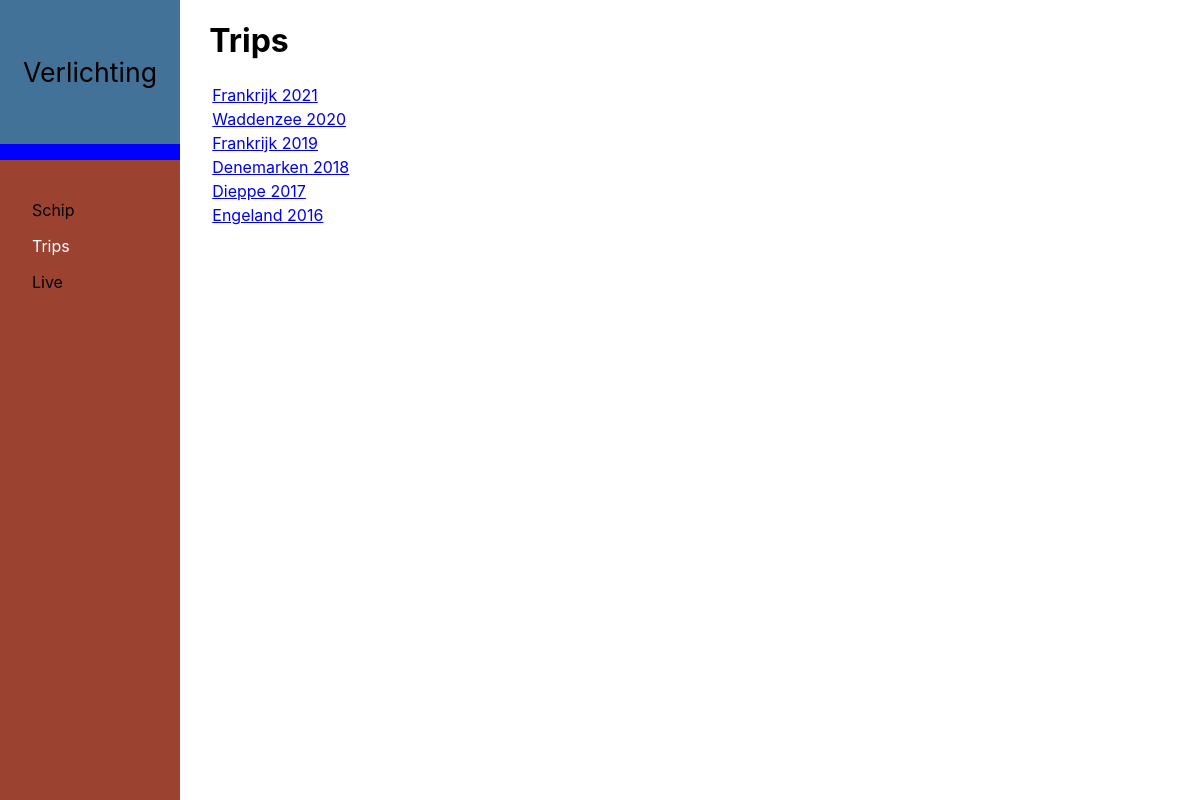
Page /trips/ on the earlier database version.
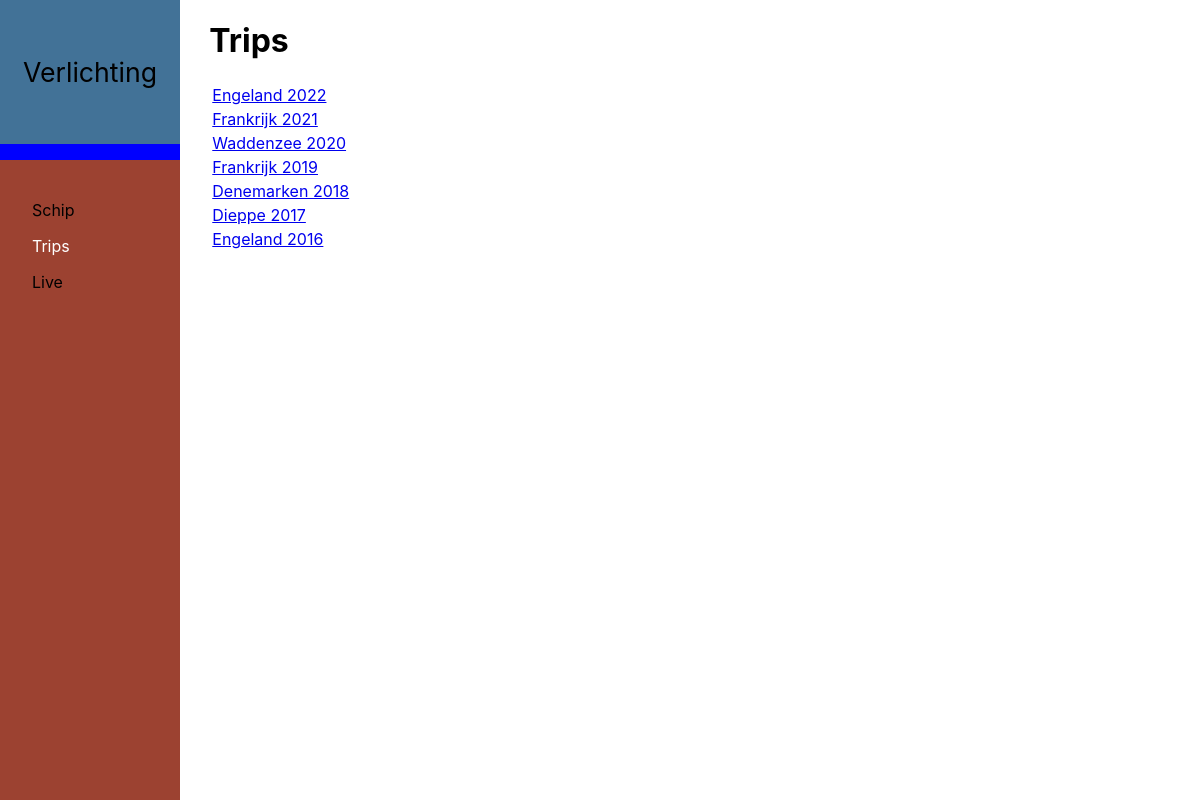
Same page on the later database version.
### tables this page shows
CREATE TABLE "trips" (
	"name"	TEXT NOT NULL UNIQUE,
	"label"	TEXT NOT NULL,
	"coordinates"	BLOB NOT NULL,
	"stops"	BLOB NOT NULL,
	"year"	INTEGER NOT NULL
);

### app.py (the view)
@app.route('/trips/')
def trips():
    return render_template('trips.html', active_page='trips', trips=query_db('SELECT * FROM trips ORDER BY year DESC '))

### app.py (called while the page is built)
def get_db():
    db = getattr(g, '_database', None)
    if db is None:
        db = g._database = sqlite3.connect(DATABASE)
    db.row_factory = sqlite3.Row
    return db

def query_db(query, args=(), one=False):
    cur = get_db().execute(query, args)
    rv = cur.fetchall()
    cur.close()
    return (rv[0] if rv else None) if one else rv

### templates/trips.html
{% extends 'base.html' %}
{% block text %}
<h1>Trips</h1>
	<table>
		<tbody>
			{% for trip in trips %}
			<tr>
				<td><a href="/trips/{{ trip['name'] }}">{{ trip['label'] }}</a></td>
			</tr>
			{% endfor %}
		</tbody>
	</table>
{% endblock %}

### templates/base.html (shortened to what this page needs)
<!DOCTYPE html>
<html>
<head>
	<link rel="stylesheet" type="text/css" href="/static/base_style.css">
</head>
<body>
<div class="home">Verlichting</div>
<div class="divider"></div>
<div class="navbar">
	<a id="about" href="/schip/" style="color: {% if active_page == 'schip' %}white{% else %}black{% endif %};">Schip</a>
	<a id="trips" href="/trips/" style="color: {% if active_page == 'trips' %}white{% else %}black{% endif %};">Trips</a>
	<a id="location" href="/live/" style="color: {% if active_page == 'live' %}white{% else %}black{% endif %};">Live</a>
</div>
<div class="text">
{% block text %}
{% endblock %}
</div>
</body>
</html>

### static/base_style.css (style rules this page uses)
body { font-family: -apple-system,BlinkMacSystemFont,"Segoe UI",Helvetica,Arial,sans-serif,"Apple Color Emoji","Segoe UI Emoji"; }
.home { height: 18%; width: 15%; background-color: #427297; position: fixed; left: 0; top: 0%; display: flex; align-items: center; justify-content: center; font-size: 20pt; }
.divider { top:18%; width:15%; height: 2%; background-color: blue; position: fixed; left: 0; }
.navbar { height: 80%; width: 15%; position: fixed; top: 20%; left: 0; background-color: #9c4231; padding-top: 32px; }
.text { top: 0; padding-left: 17%; width: 700px; }
.navbar a { display: block; padding: 8px 8px 8px 32px; text-decoration: none; }

Differences in the rows shown:
added trips: label "Engeland 2022"
